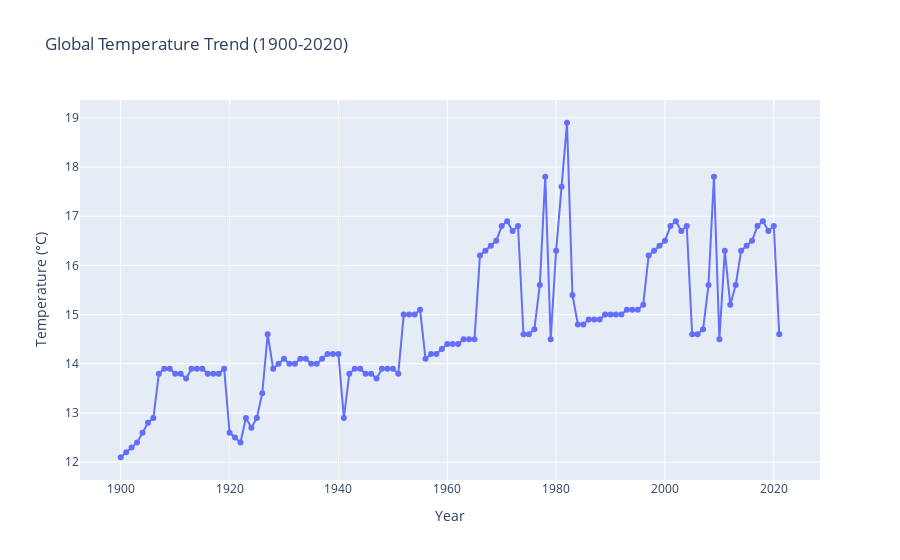

Source (notebook cell):
### Code cell
fig = px.line(df, x='Year', y='Global_Temperature', title='Global Temperature Trend (1900-2020)',
              labels={'Global_Temperature': 'Temperature (°C)', 'Year': 'Year'})
fig.update_traces(mode='lines+markers')
fig.show()
